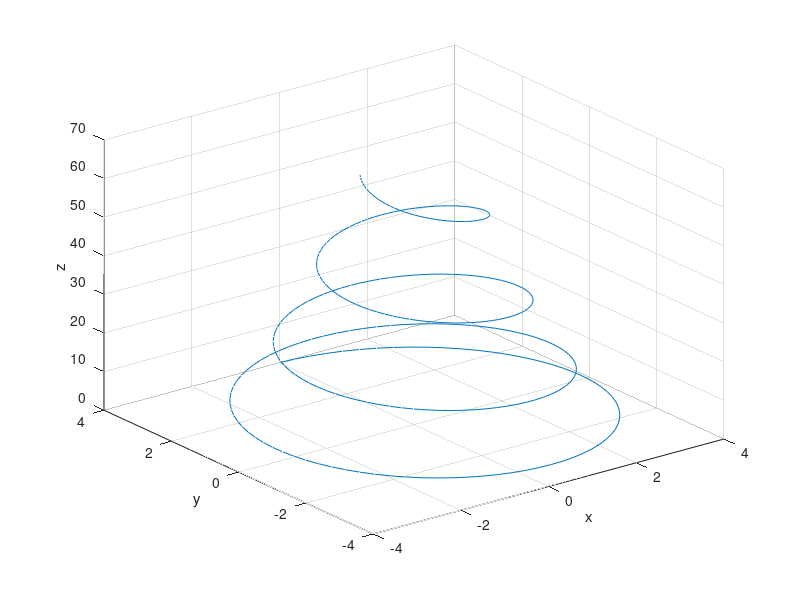

This figure's MATLAB source:
t=0:0.1:30;
x = (4-0.1*t).*sin(0.8.*t);
y = (4-0.1*t).*cos(0.8.*t);
z = 0.4.*t.^(3/2);
plot3(x,y,z);
grid on
xlabel('x'); ylabel('y'); zlabel('z');
